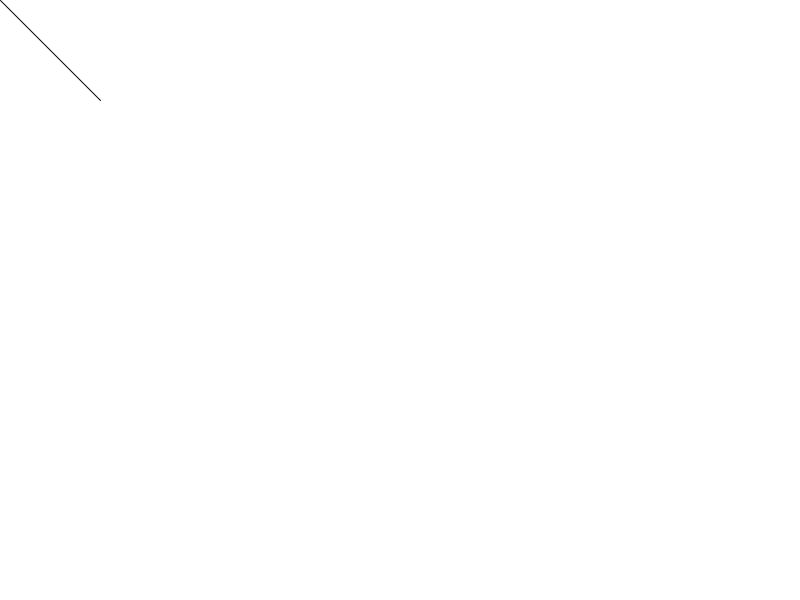
Frame 1 (no input)
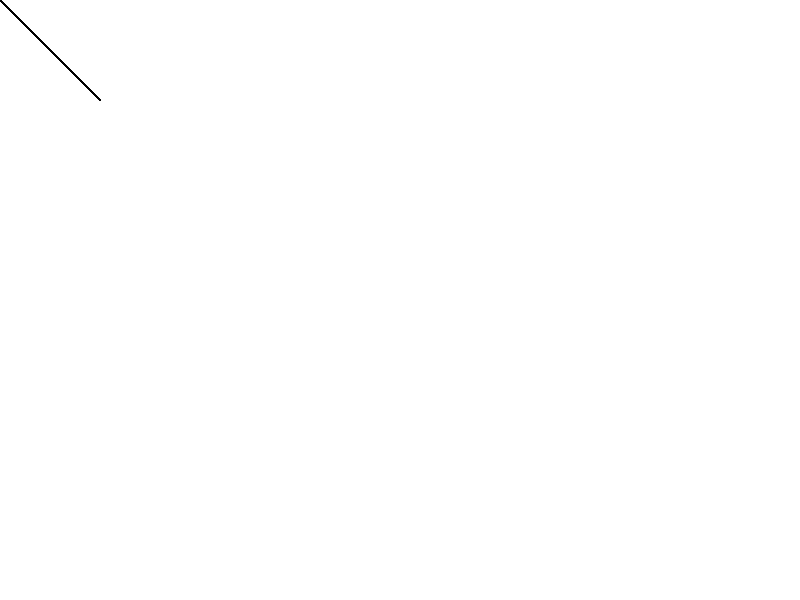
Frame 60 (the mouse pressed at the canvas centre just before this capture)
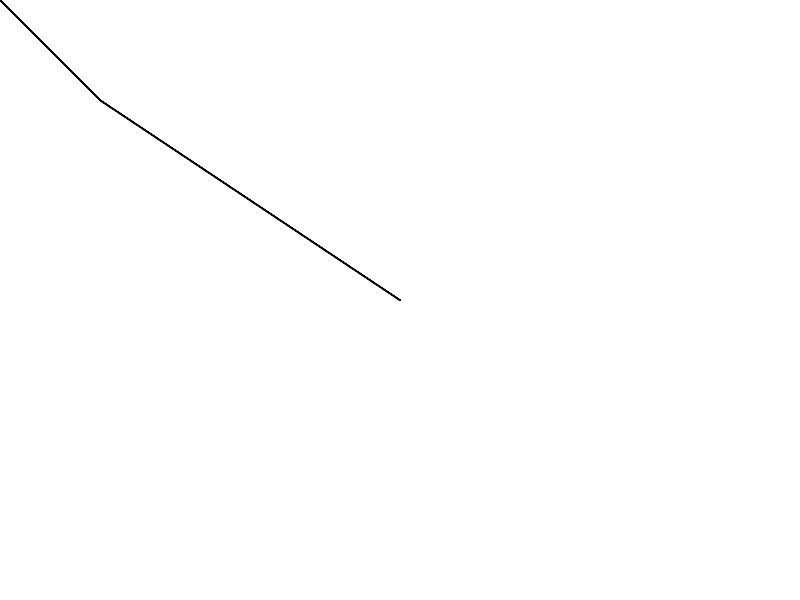
Frame 120 (the mouse held since frame 60 and released just before this capture)

The Processing sketch that drew these frames (run headless with seeded random() and noise(); from frame 60 on, the mouse is pressed at the canvas centre):

// Processing sketch: processing_113466
// ── processing_113466.pde

void setup() {
  size(800, 600);
  background(255);
}
 
void draw() {
 
 
  if (( mouseX<= width/4)&&(mouseY<=height/3)) {
    stroke(0);
    fill(10,64, 0);
  line(mouseX, mouseY, 100, 100);
    fill(20);
    noStroke();
    line(mouseX+20, mouseY-20, 25, 25);
  }
  
  if ((mouseX>=width/2)&&(mouseX<=width-200)&&(mouseY<=height/3)) {
   stroke(0);
 
    fill(100, 64, 10);
    line(mouseX, mouseY, 100, 100);
    fill(64);
    noStroke();
    line(mouseX+20, mouseY-20, 25, 25);
  }
  
  if ((mouseX>=width/2)&&(mouseX<width-200)&&(mouseY>height/3)&&(mouseY<=height-200)) {
    stroke(0);
 
    fill(255, 64, 0);
    line(mouseX, mouseY, 100, 100);
    fill(64,0,255);
    noStroke();
    line(mouseX+20, mouseY-20, 25, 25);
  }
 
}
